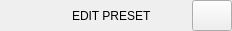
          <widget class="QFrame" name="frame_top">
           <property name="minimumSize">
            <size>
             <width>0</width>
             <height>31</height>
            </size>
           </property>
           <property name="maximumSize">
            <size>
             <width>3840</width>
             <height>31</height>
            </size>
           </property>
           <property name="mouseTracking">
            <bool>false</bool>
           </property>
           <property name="acceptDrops">
            <bool>false</bool>
           </property>
           <property name="frameShape">
            <enum>QFrame::NoFrame</enum>
           </property>
           <property name="frameShadow">
            <enum>QFrame::Raised</enum>
           </property>
           <layout class="QGridLayout" name="gridLayout_13">
            <property name="sizeConstraint">
             <enum>QLayout::SetDefaultConstraint</enum>
            </property>
            <property name="leftMargin">
             <number>0</number>
            </property>
            <property name="topMargin">
             <number>0</number>
            </property>
            <property name="rightMargin">
             <number>0</number>
            </property>
            <property name="bottomMargin">
             <number>0</number>
            </property>
            <property name="spacing">
             <number>0</number>
            </property>
            <item row="1" column="6">
             <spacer name="verticalSpacer_17">
              <property name="orientation">
               <enum>Qt::Vertical</enum>
              </property>
              <property name="sizeHint" stdset="0">
               <size>
                <width>20</width>
                <height>10</height>
               </size>
              </property>
             </spacer>
            </item>
            <item row="0" column="2">
             <spacer name="horizontalSpacer_5">
              <property name="orientation">
               <enum>Qt::Horizontal</enum>
              </property>
              <property name="sizeHint" stdset="0">
               <size>
                <width>40</width>
                <height>20</height>
               </size>
              </property>
             </spacer>
            </item>
            <item row="0" column="4">
             <spacer name="horizontalSpacer_16">
              <property name="orientation">
               <enum>Qt::Horizontal</enum>
              </property>
              <property name="sizeHint" stdset="0">
               <size>
                <width>40</width>
                <height>20</height>
               </size>
              </property>
             </spacer>
            </item>
            <item row="0" column="6">
             <widget class="QPushButton" name="closeWindow">
              <property name="enabled">
               <bool>true</bool>
              </property>
              <property name="sizePolicy">
               <sizepolicy hsizetype="Minimum" vsizetype="Expanding">
                <horstretch>0</horstretch>
                <verstretch>0</verstretch>
               </sizepolicy>
              </property>
              <property name="minimumSize">
               <size>
                <width>40</width>
                <height>31</height>
               </size>
              </property>
              <property name="maximumSize">
               <size>
                <width>40</width>
                <height>31</height>
               </size>
              </property>
              <property name="toolTip">
               <string>Close</string>
              </property>
              <property name="text">
               <string/>
              </property>
              <property name="iconSize">
               <size>
                <width>16</width>
                <height>16</height>
               </size>
              </property>
             </widget>
            </item>
            <item row="0" column="3">
             <widget class="QLabel" name="label_title">
              <property name="text">
               <string>EDIT PRESET</string>
              </property>
             </widget>
            </item>
            <item row="0" column="0">
             <spacer name="horizontalSpacer_7">
              <property name="orientation">
               <enum>Qt::Horizontal</enum>
              </property>
              <property name="sizeType">
               <enum>QSizePolicy::Fixed</enum>
              </property>
              <property name="sizeHint" stdset="0">
               <size>
                <width>12</width>
                <height>20</height>
               </size>
              </property>
             </spacer>
            </item>
            <item row="0" column="1">
             <widget class="QLabel" name="label_5">
              <property name="minimumSize">
               <size>
                <width>20</width>
                <height>20</height>
               </size>
              </property>
              <property name="maximumSize">
               <size>
                <width>20</width>
                <height>20</height>
               </size>
              </property>
              <property name="text">
               <string/>
              </property>
              <property name="pixmap">
               <pixmap resource="files.qrc">:/resources/icons/64x64/cine-encoder.png</pixmap>
              </property>
              <property name="scaledContents">
               <bool>true</bool>
              </property>
             </widget>
            </item>
           </layout>
          </widget>
